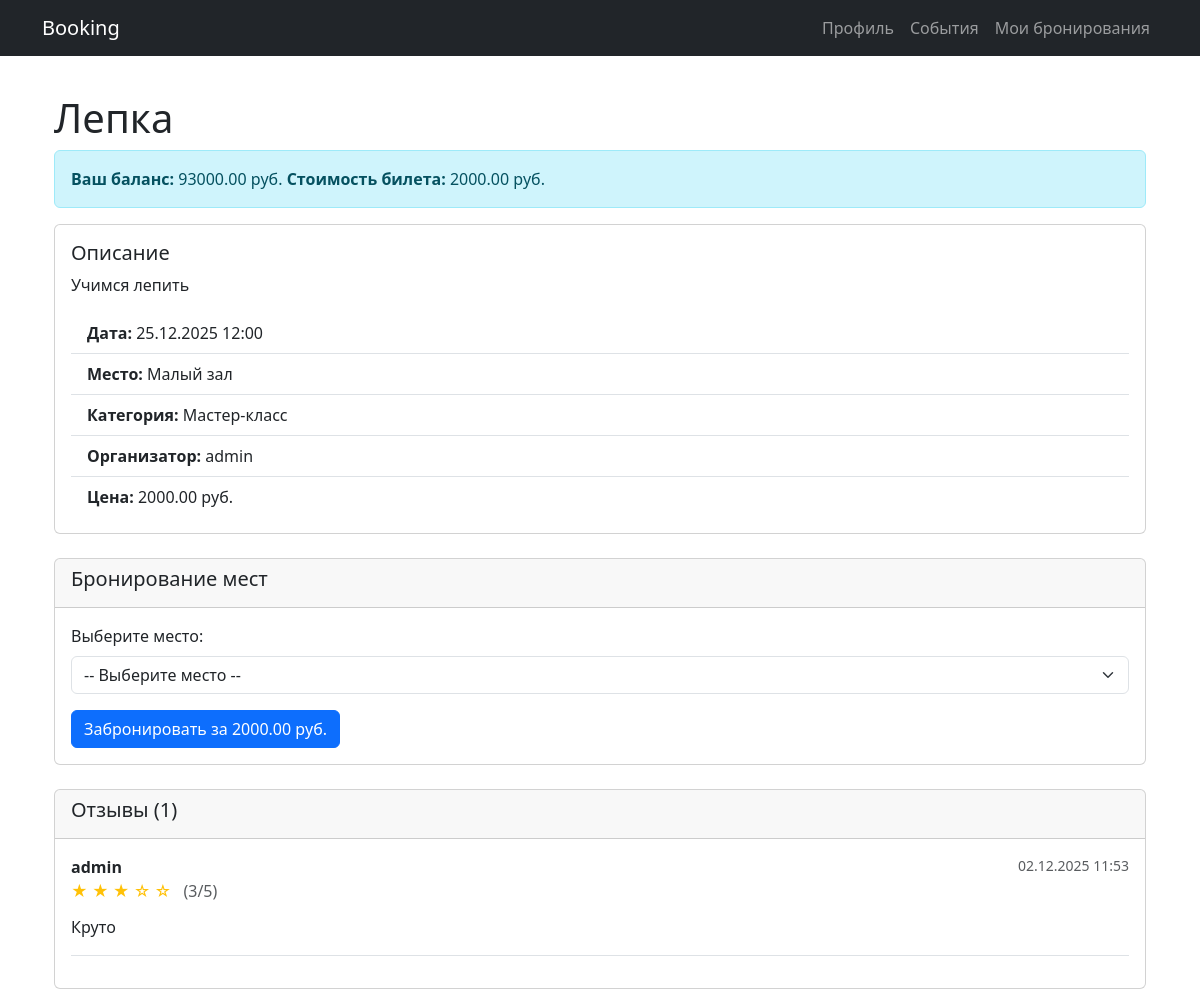
/event/1/ (signed in), run on the app's committed database.
### events/models.py (models this page shows, shortened)
class Event(models.Model):
    title = models.CharField(max_length=200)
    description = models.TextField()
    date = models.DateTimeField()
    venue = models.ForeignKey(Venue, on_delete=models.CASCADE)
    category = models.ForeignKey(Category, on_delete=models.SET_NULL, null=True)
    organizer = models.ForeignKey(User, on_delete=models.CASCADE, null=True, blank=True)
    price = models.DecimalField(
        max_digits=10,
        decimal_places=2,
        default=0,
        help_text="Стоимость билета"
    )

class UserProfile(models.Model):
    user = models.OneToOneField(User, on_delete=models.CASCADE, related_name="profile")
    balance = models.DecimalField(max_digits=10, decimal_places=2, default=0)

class Venue(models.Model):
    name = models.CharField(max_length=200)
    address = models.CharField(max_length=300)
    capacity = models.IntegerField()

class Category(models.Model):
    name = models.CharField(max_length=200)
    description = models.TextField(blank=True)

class Review(models.Model):
    user = models.ForeignKey(User, on_delete=models.CASCADE)
    event = models.ForeignKey(Event, on_delete=models.CASCADE, related_name='reviews')
    rating = models.PositiveSmallIntegerField()
    comment = models.TextField(blank=True)
    created_at = models.DateTimeField(auto_now_add=True)

### events/views.py (the view, shortened to what this page needs)
# urls.py: path('event/<int:event_id>/', views.event_detail_page, name='event_detail_page'),  # Изменили events/ на event/
@login_required
def event_detail_page(request, event_id):
    event = get_object_or_404(Event, id=event_id)
    free_seats = event.seats.filter(is_booked=False)
    user_review = Review.objects.filter(user=request.user, event=event).first()
    reviews = event.reviews.all()
    return render(request, "templates/pages/event_detail.html", {
        "event": event,
        "free_seats": free_seats,
        "reviews": reviews,
        "user_review": user_review
    })

### templates/templates/pages/event_detail.html (shortened to what this page needs)
{% extends '../base.html' %}
{% block content %}
<div class="container mt-4">
    <h1>{{ event.title }}</h1>
    <div class="alert alert-info">
        <strong>Ваш баланс:</strong>
        {% with request.user.profile.balance as balance %}
            {{ balance }} руб.
        {% endwith %}
        <strong>Стоимость билета:</strong> {{ event.price }} руб.
    </div>
    <div class="card mb-4">
        <div class="card-body">
            <h5 class="card-title">Описание</h5>
            <p class="card-text">{{ event.description }}</p>
            <ul class="list-group list-group-flush">
                <li class="list-group-item">
                    <strong>Дата:</strong> {{ event.date|date:"d.m.Y H:i" }}
                </li>
                <li class="list-group-item">
                    <strong>Место:</strong> {{ event.venue.name }}
                </li>
                <li class="list-group-item">
                    <strong>Категория:</strong> {{ event.category.name }}
                </li>
                <li class="list-group-item">
                    <strong>Организатор:</strong> {{ event.organizer.username }}
                </li>
                <li class="list-group-item">
                    <strong>Цена:</strong> {{ event.price }} руб.
                </li>
            </ul>
        </div>
    </div>
    <div class="card mb-4">
        <div class="card-header">
            <h5>Бронирование мест</h5>
        </div>
        <div class="card-body">
            {% if free_seats %}
                <form method="POST">
                    <div class="mb-3">
                        <label for="seatSelect" class="form-label">Выберите место:</label>
                        <select class="form-select" id="seatSelect" name="seat_id" required {% if request.user.profile.balance < event.price %}disabled{% endif %}>
                            <option value="">-- Выберите место --</option>
                        </select>
                    </div>
                    <button type="submit" class="btn btn-primary" {% if request.user.profile.balance < event.price %}disabled{% endif %}>
                        Забронировать за {{ event.price }} руб.
                    </button>
                </form>
            {% else %}
                <div class="alert alert-warning">
                    Все места забронированы
                </div>
            {% endif %}
        </div>
    </div>
    <div class="card">
        <div class="card-header d-flex justify-content-between align-items-center">
            <h5>Отзывы ({{ reviews|length }})</h5>
        </div>
        <div class="card-body">
            {% if reviews %}
                {% for review in reviews %}
                <div class="border-bottom pb-3 mb-3">
                    <div class="d-flex justify-content-between align-items-start">
                        <div>
                            <strong>{{ review.user.username }}</strong>
                            <div class="text-warning mb-1">
                                {% for i in "12345"|make_list %}
                                    {% if i|add:"0" <= review.rating %}
                                        ★
                                    {% else %}
                                        ☆
                                    {% endif %}
                                {% endfor %}
                                <span class="text-muted ms-2">({{ review.rating }}/5)</span>
                            </div>
                        </div>
                        <small class="text-muted">{{ review.created_at|date:"d.m.Y H:i" }}</small>
                    </div>
                    <p class="mt-2 mb-0">{{ review.comment }}</p>
                </div>
                {% endfor %}
            {% else %}
                <p class="text-muted text-center py-4">
                    <i class="bi bi-chat-left" style="font-size: 2rem;"></i><br>
                    Отзывов пока нет. Будьте первым!
                </p>
            {% endif %}
        </div>
    </div>
</div>
{% endblock %}

### templates/templates/base.html (style rules this page uses)
body { padding-top: 70px; }

### templates/templates/pages/event_detail.html (style rules this page uses)
.text-warning { color: #ffc107 !important; }

### data on the page
Event: title "Лепка", price "2000.00", description "Учимся лепить", date "25.12.2025 12:00", venue.name "Малый зал", category.name "Мастер-класс", organizer.username "admin"
UserProfile: balance "93000.00"
Review: user.username "admin", rating "3", created_at "02.12.2025 11:53", comment "Круто"

### other printed values
{{ reviews|length }} "1"
